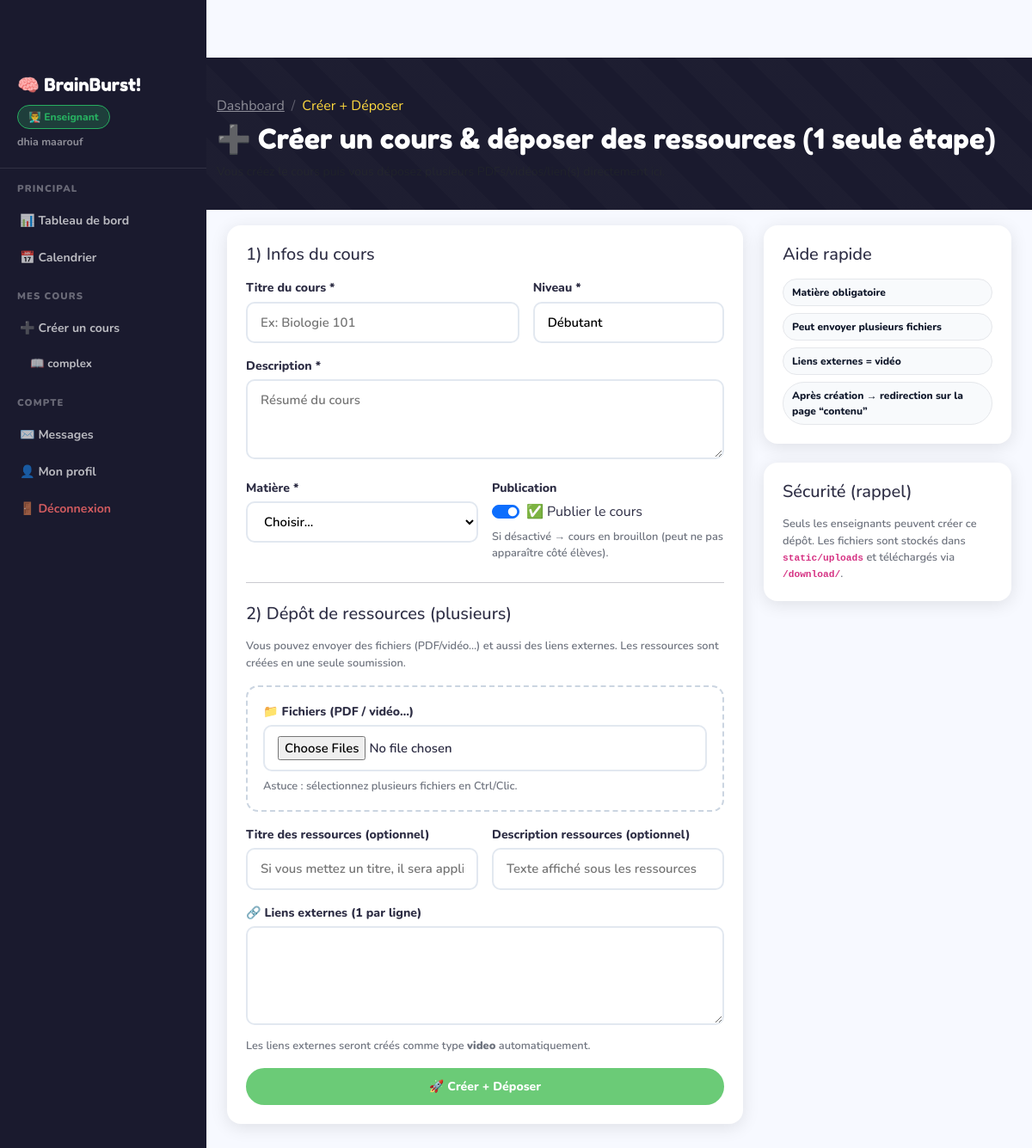
Screenshot of /teacher/cours/creer_deposer (signed in) with the database file from the repository.
### app.py (models this page shows)
class User(UserMixin, db.Model):
    id            = db.Column(db.Integer, primary_key=True)
    nom           = db.Column(db.String(100), nullable=False)
    prenom        = db.Column(db.String(100), nullable=False)
    email         = db.Column(db.String(150), unique=True, nullable=False)
    password      = db.Column(db.String(200), nullable=False)
    role          = db.Column(db.String(20),  default='eleve')  # admin | enseignant | eleve
    actif         = db.Column(db.Boolean,     default=True)
    bio           = db.Column(db.Text,        default='')
    date_creation = db.Column(db.DateTime,    default=datetime.utcnow)
    groupe_id     = db.Column(db.Integer, db.ForeignKey('groupe.id'), nullable=True)
    cours_crees  = db.relationship('Cours',       backref='enseignant', lazy=True)
    inscriptions = db.relationship('Inscription', backref='eleve',      lazy=True)
    travaux_rendus = db.relationship('TravauxRendu', backref='eleve',   lazy=True)
    msg_envoyes  = db.relationship('Message', foreign_keys='Message.expediteur_id',   backref='expediteur',   lazy=True)
    msg_recus    = db.relationship('Message', foreign_keys='Message.destinataire_id', backref='destinataire', lazy=True)

class Cours(db.Model):
    id            = db.Column(db.Integer, primary_key=True)
    titre         = db.Column(db.String(200), nullable=False)
    description   = db.Column(db.Text,        nullable=False)
    niveau        = db.Column(db.String(50),   nullable=False)
    publie        = db.Column(db.Boolean,      default=False)
    date_creation = db.Column(db.DateTime,     default=datetime.utcnow)
    enseignant_id = db.Column(db.Integer,      db.ForeignKey('user.id'),    nullable=False)
    matiere_id    = db.Column(db.Integer,      db.ForeignKey('matiere.id'), nullable=True)
    ressources   = db.relationship('Ressource',   backref='cours', lazy=True, cascade='all, delete-orphan')
    inscriptions = db.relationship('Inscription', backref='cours', lazy=True, cascade='all, delete-orphan')
    travaux      = db.relationship('Travail',     backref='cours', lazy=True, cascade='all, delete-orphan')
    seances      = db.relationship('Seance',      backref='cours', lazy=True, cascade='all, delete-orphan')

### app.py (the view, shortened to what this page needs)
@app.route('/teacher/cours/creer_deposer', methods=['GET','POST'])
@login_required
def teacher_cours_creer_deposer():
    if not require_role('enseignant'):
        return redirect(url_for('dashboard'))
    matieres = Matiere.query.filter_by(actif=True).order_by(Matiere.nom).all()
    return render_template('teacher/teacher_cours_import_deposer.html', matieres=matieres)

### app.py (called while the page is built)
@login_manager.user_loader
def load_user(uid): return User.query.get(int(uid))

def require_role(*roles):
    if current_user.role not in roles:
        flash('Accès non autorisé.', 'danger')
        return False
    return True

@app.context_processor
def inject_globals():
    return {'now': datetime.utcnow, 'current_year': datetime.utcnow().year}

### templates/teacher/teacher_cours_import_deposer.html (shortened to what this page needs)
{% extends "base.html" %}
{% block content %}
<div class="page-header">
  <div class="container">
    <nav aria-label="breadcrumb" class="mb-2">
      <ol class="breadcrumb mb-0">
        <li class="breadcrumb-item"><a href="{{ url_for('teacher_dashboard') }}" class="text-white-50">Dashboard</a></li>
        <li class="breadcrumb-item active text-sun">Créer + Déposer</li>
      </ol>
    </nav>
    <h2>➕ Créer un cours & déposer des ressources (1 seule étape)</h2>
    <p class="text-muted small fw-600 mb-0">Vous créez le cours puis vous déposez plusieurs PDFs/vidéos/lien(s) directement ici.</p>
  </div>
</div>
<div class="container-fluid px-4 pb-5">
  <div class="row g-4">
    <div class="col-lg-8">
      <div class="block">
        <h5 class="fw-800 mb-3">1) Infos du cours</h5>
        <form method="POST" enctype="multipart/form-data">
          <div class="row g-3">
            <div class="col-md-7">
              <label class="lbl">Titre du cours *</label>
              <input type="text" name="titre" class="form-control-fun" placeholder="Ex: Biologie 101" required>
            </div>
            <div class="col-md-5">
              <label class="lbl">Niveau *</label>
              <input type="text" name="niveau" class="form-control-fun" value="Débutant" required>
            </div>
            <div class="col-12">
              <label class="lbl">Description *</label>
              <textarea name="description" class="form-control-fun" rows="3" placeholder="Résumé du cours" required></textarea>
            </div>
            <div class="col-md-6">
              <label class="lbl">Matière *</label>
              <select name="matiere_id" class="form-select-fun" required>
                <option value="">Choisir...</option>
              </select>
            </div>
            <div class="col-md-6">
              <label class="lbl">Publication</label>
              <div class="form-check form-switch">
                <input class="form-check-input" type="checkbox" role="switch" name="publie" id="publie" checked>
                <label class="form-check-label fw-800" for="publie">✅ Publier le cours</label>
              </div>
              <div class="small-help mt-2">Si désactivé → cours en brouillon (peut ne pas apparaître côté élèves).</div>
            </div>
          </div>
          <hr class="my-4" />
          <h5 class="fw-800 mb-3">2) Dépôt de ressources (plusieurs)</h5>
          <div class="small-help mb-3">Vous pouvez envoyer des fichiers (PDF/vidéo…) et aussi des liens externes. Les ressources sont créées en une seule soumission.</div>
          <div class="row g-3">
            <div class="col-12">
              <div class="file-drop">
                <label class="lbl">📁 Fichiers (PDF / vidéo…)</label>
                <input type="file" name="fichiers" class="form-control-fun" multiple accept=".pdf,.mp4,.avi,.mov,.png,.jpg,.jpeg,.pptx,.docx,.zip,.rar">
                <div class="small-help mt-2">Astuce : sélectionnez plusieurs fichiers en Ctrl/Clic.</div>
              </div>
            </div>
            <div class="col-md-6">
              <label class="lbl">Titre des ressources (optionnel)</label>
              <input type="text" name="titre_ressources" class="form-control-fun" placeholder="Si vous mettez un titre, il sera appliqué (sinon: nom du fichier)">
            </div>
            <div class="col-md-6">
              <label class="lbl">Description ressources (optionnel)</label>
              <input type="text" name="description_ressources" class="form-control-fun" placeholder="Texte affiché sous les ressources">
            </div>
            <div class="col-12">
              <label class="lbl">🔗 Liens externes (1 par ligne)</label>
              <textarea name="url_externe_list" class="form-control-fun" rows="4" placeholder="https://youtube.com/watch?v=...
https://drive.google.com/...">
              </textarea>
              <div class="small-help mt-2">Les liens externes seront créés comme type <b>video</b> automatiquement.</div>
            </div>
            <div class="col-12">
              <button type="submit" class="btn btn-fun btn-mint fw-900 w-100">🚀 Créer + Déposer</button>
            </div>
          </div>
        </form>
      </div>
    </div>
    <div class="col-lg-4">
      <div class="block">
        <h5 class="fw-800 mb-3">Aide rapide</h5>
        <div class="d-flex flex-column gap-2">
          <div class="badge-preview">Matière obligatoire</div>
          <div class="badge-preview">Peut envoyer plusieurs fichiers</div>
          <div class="badge-preview">Liens externes = vidéo</div>
          <div class="badge-preview">Après création → redirection sur la page “contenu”</div>
        </div>
      </div>
      <div class="block">
        <h5 class="fw-800 mb-3">Sécurité (rappel)</h5>
        <div class="small-help">
          Seuls les enseignants peuvent créer ce dépôt.
          Les fichiers sont stockés dans <code>static/uploads</code> et téléchargés via <code>/download/<filename></code>.
        </div>
      </div>
    </div>
  </div>
</div>
{% endblock %}

### templates/base.html (shortened to what this page needs)
<!DOCTYPE html>
<html lang="fr">
<head>
<link href="https://cdnjs.cloudflare.com/ajax/libs/bootstrap/5.3.0/css/bootstrap.min.css" rel="stylesheet">
<link href="https://cdnjs.cloudflare.com/ajax/libs/font-awesome/6.4.0/css/all.min.css" rel="stylesheet">
</head>
<body>
{% if current_user.is_authenticated %}
<div class="side-nav">
  <div style="padding:16px 20px 20px;border-bottom:1px solid rgba(255,255,255,.1)">
    <div style="font-family:'Fredoka One',cursive;color:white;font-size:1.3rem">🧠 BrainBurst!</div>
    <div class="mt-2">
      <span class="role-badge role-{{ current_user.role }}">
        {{ '⚙️ Admin' if current_user.role=='admin' else '👨‍🏫 Enseignant' if current_user.role=='enseignant' else '🎓 Élève' }}
      </span>
    </div>
    <div style="color:rgba(255,255,255,.5);font-size:.78rem;font-weight:700;margin-top:6px">
      {{ current_user.prenom }} {{ current_user.nom }}
    </div>
  </div>
  {% if current_user.role == 'admin' %}
  <div class="nav-section">Principal</div>
  <a href="{{ url_for('admin_dashboard') }}" class="{{ 'active' if request.endpoint=='admin_dashboard' }}">📊 Tableau de bord</a>
  <a href="{{ url_for('admin_calendrier') }}" class="{{ 'active' if request.endpoint=='admin_calendrier' }}">📅 Calendrier</a>
  <div class="nav-section">Gestion</div>
  <a href="{{ url_for('admin_users') }}" class="{{ 'active' if request.endpoint in ['admin_users','admin_user_creer','admin_user_editer'] }}">👥 Utilisateurs</a>
  <a href="{{ url_for('admin_matieres') }}" class="{{ 'active' if request.endpoint in ['admin_matieres','admin_matiere_creer','admin_matiere_editer'] }}">📚 Matières</a>
  <a href="{{ url_for('admin_annonces') }}" class="{{ 'active' if request.endpoint=='admin_annonces' }}">📢 Annonces</a>
  <div class="nav-section">Commun</div>
  <a href="{{ url_for('liste_cours') }}">🔍 Voir les cours</a>
  {% elif current_user.role == 'enseignant' %}
  <div class="nav-section">Principal</div>
  <a href="{{ url_for('teacher_dashboard') }}" class="{{ 'active' if request.endpoint=='teacher_dashboard' }}">📊 Tableau de bord</a>
  <a href="{{ url_for('teacher_calendrier') }}" class="{{ 'active' if request.endpoint=='teacher_calendrier' }}">📅 Calendrier</a>
  <div class="nav-section">Mes cours</div>
  <a href="{{ url_for('teacher_cours_creer') }}" class="{{ 'active' if request.endpoint=='teacher_cours_creer' }}">➕ Créer un cours</a>
  {% for c in current_user.cours_crees %}
  <a href="{{ url_for('teacher_cours_contenu', cid=c.id) }}" style="padding-left:32px;font-size:.83rem">
    📖 {{ c.titre[:22] }}
  </a>
  {% endfor %}
  {% endif %}
  <div class="nav-section">Compte</div>
  <a href="{{ url_for('messages') }}">✉️ Messages</a>
  <a href="{{ url_for('profil') }}">👤 Mon profil</a>
  <a href="{{ url_for('logout') }}" style="color:rgba(255,107,107,.8)!important">🚪 Déconnexion</a>
</div>
<div class="main-content">
{% endif %}
{% block content %}{% endblock %}
</div>
</body>
</html>

### templates/base.html (style rules this page uses)
:root { --sun:#FFD93D; --coral:#FF6B6B; --mint:#6BCB77; --sky:#4D96FF; --violet:#C77DFF; --peach:#FFB347; --dark:#1A1A2E; --ink:#2D2D44; --paper:#FFFDF7; --light:#F7F9FF; --admin:#e74c3c; --teacher:#2ecc71; --student:#3498db; --shadow:0 4px 20px rgba(0,0,0,.1); --radius:16px; --radius-sm:10px; }
* { box-sizing:border-box }
body { font-family:'Nunito',sans-serif;background:var(--light);color:var(--ink);overflow-x:hidden;padding-top:67px }
.role-badge { display:inline-flex;align-items:center;gap:5px;padding:4px 12px;border-radius:20px; font-size:.75rem;font-weight:800 }
.role-enseignant { background:rgba(46,204,113,.2);color:#27ae60;border:1px solid #27ae60 }
.page-header { background:var(--dark);padding:44px 0 34px;margin-bottom:36px;position:relative;overflow:hidden }
.page-header::before { content:'';position:absolute;inset:0; background:repeating-linear-gradient(45deg,transparent,transparent 30px,rgba(255,255,255,.015) 30px,rgba(255,255,255,.015) 60px) }
.page-header h2 { font-family:'Fredoka One',cursive;font-size:2rem;color:white;position:relative }
.page-header .breadcrumb-item a { color:rgba(255,255,255,.5)!important }
.page-header .breadcrumb-item.active { color:var(--sun) }
.page-header .breadcrumb-item+.breadcrumb-item::before { color:rgba(255,255,255,.3) }
.btn-fun { font-weight:800;border-radius:25px;padding:9px 22px;border:2.5px solid transparent; transition:all .2s;font-size:.88rem }
.btn-mint { background:var(--mint);color:white;border-color:var(--mint) }
.form-control-fun,.form-select-fun { border:2.5px solid #e2e8f0;border-radius:var(--radius-sm); padding:11px 15px;font-family:'Nunito',sans-serif;font-weight:600;font-size:.93rem; transition:border-color .2s,box-shadow .2s;width:100%;background:white }
.lbl { font-weight:800;font-size:.88rem;display:block;margin-bottom:5px }
.side-nav { background:var(--dark); width:240px; position:fixed; top:0;left:0;bottom:0; z-index:999; overflow-y:auto; padding-top:67px; }
.side-nav a { display:flex;align-items:center;gap:10px; padding:11px 20px; color:rgba(255,255,255,.7); font-weight:700;font-size:.88rem; text-decoration:none; transition:all .2s; border-left:3px solid transparent; }
.side-nav .nav-section { padding:16px 20px 6px; font-size:.7rem;font-weight:900; text-transform:uppercase;letter-spacing:.1em; color:rgba(255,255,255,.35) }
.main-content { margin-left:240px; min-height:100vh; width:calc(100% - 240px); float:left; }
body { overflow-x:hidden }

### templates/teacher/teacher_cours_import_deposer.html (style rules this page uses)
.page-header { margin-bottom:18px }
.block { background:white;border-radius:var(--radius);padding:22px;box-shadow:var(--shadow);margin-bottom:22px }
.small-help { font-size:.8rem;color:rgba(15,23,42,.6);font-weight:600 }
.file-drop { border:2px dashed #cbd5e1;border-radius:14px;padding:18px }
.badge-preview { font-size:.75rem;font-weight:800;padding:6px 10px;border-radius:999px;background:#f8fafc;border:1px solid #e5e7eb;color:#0f172a }

### rows the page displays
User: role "👨‍🏫 Enseignant", prenom "dhia", nom "maarouf"
Cours: titre "complex"
